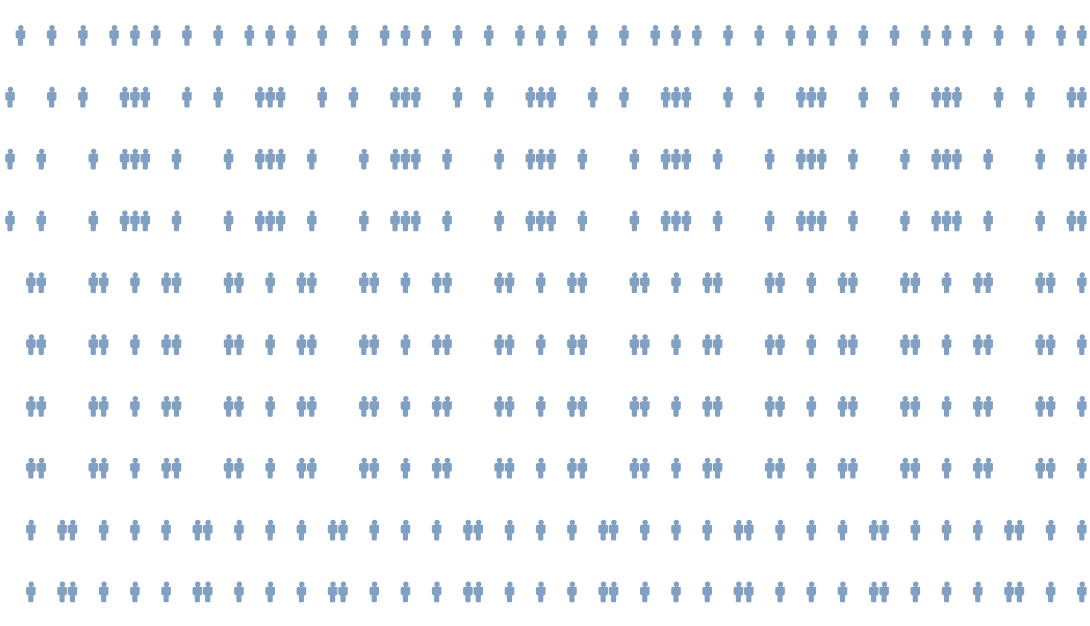

Notebook cell for this chart:
### Code cell
import altair as alt
import pandas as pd

data = pd.DataFrame([dict(id=i/10) for i in range(1, 401)])

person = (
    "M1.7 -1.7h-0.8c0.3 -0.2 0.6 -0.5 0.6 -0.9c0 -0.6 "
    "-0.4 -1 -1 -1c-0.6 0 -1 0.4 -1 1c0 0.4 0.2 0.7 0.6 "
    "0.9h-0.8c-0.4 0 -0.7 0.3 -0.7 0.6v1.9c0 0.3 0.3 0.6 "
    "0.6 0.6h0.2c0 0 0 0.1 0 0.1v1.9c0 0.3 0.2 0.6 0.3 "
    "0.6h1.3c0.2 0 0.3 -0.3 0.3 -0.6v-1.8c0 0 0 -0.1 0 "
    "-0.1h0.2c0.3 0 0.6 -0.3 0.6 -0.6v-2c0.2 -0.3 -0.1 "
    "-0.6 -0.4 -0.6z"
)

alt.Chart(data).transform_calculate(
    row="ceil(datum.id/4)"
).transform_calculate(
    col="(datum.id - datum.row*4)"
).mark_point(
    filled=True,
    size=50
).encode(
    alt.X("col:O").axis(None),
    alt.Y("row:O").axis(None),
    alt.ShapeValue(person)
).properties(
    width=1400,
    height=800
).configure_view(
    strokeWidth=0
)

### Figure 1 — Vega-Lite specification as saved in the notebook (floating-point values rounded to 4 significant figures; data arrays with more than 128 entries replaced by an {"elided": "..."} marker saying what was removed)
{"config": {"view": {"continuousWidth": 300, "continuousHeight": 300, "strokeWidth": 0}}, "data": {"name": "data-3384889d1ccd408e546227c531370f6f"}, "mark": {"type": "point", "filled": true, "size": 50}, "encoding": {"shape": {"value": "M1.7 -1.7h-0.8c0.3 -0.2 0.6 -0.5 0.6 -0.9c0 -0.6 -0.4 -1 -1 -1c-0.6 0 -1 0.4 -1 1c0 0.4 0.2 0.7 0.6 0.9h-0.8c-0.4 0 -0.7 0.3 -0.7 0.6v1.9c0 0.3 0.3 0.6 0.6 0.6h0.2c0 0 0 0.1 0 0.1v1.9c0 0.3 0.2 0.6 0.3 0.6h1.3c0.2 0 0.3 -0.3 0.3 -0.6v-1.8c0 0 0 -0.1 0 -0.1h0.2c0.3 0 0.6 -0.3 0.6 -0.6v-2c0.2 -0.3 -0.1 -0.6 -0.4 -0.6z"}, "x": {"axis": null, "field": "col", "type": "ordinal"}, "y": {"axis": null, "field": "row", "type": "ordinal"}}, "height": 800, "transform": [{"calculate": "ceil(datum.id/4)", "as": "row"}, {"calculate": "(datum.id - datum.row*4)", "as": "col"}], "width": 1400, "$schema": "https://vega.github.io/schema/vega-lite/v5.16.3.json", "datasets": {"data-3384889d1ccd408e546227c531370f6f": {"elided": "400 records"}}}
